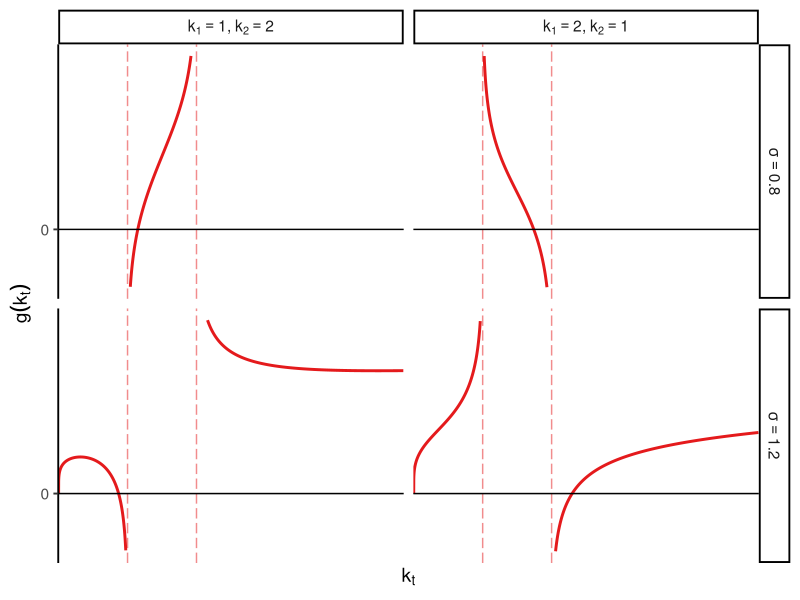

This chart was generated by the following R code: (Note: this script raises an error after producing the figure.)
## ---- chunk 1

# Load packages
packages <- c("dplyr", "ggplot2", "ggrepel", "RColorBrewer", "reshape2", "extrafont", "latex2exp", "gridExtra")
lapply(packages, require, character.only = TRUE)
rm(packages)

# Graphic parameter
scale_graph = 1920/1080
red = brewer.pal(8, "Set1")[1]

## ---- chunk 2

g = function(k, sigma, ks){
  
  k1 = ks[1]
  k2 = ks[2]
  
  G = log((k/k1-1)/((k/k2)^((sigma-1)/sigma)-1))
  return(G)
}

## ---- chunk 3
# Interval vector
inter = seq(0, 10, length.out = 10000)

# 4 cases
sigmas = c(0.8, 1.2)
ks = list(c(1, 2), c(2,1))

# Empty data frame
df = data.frame(matrix(ncol = 5, nrow = 0)) %>% 
  setNames(c("inter", "sigma", "k1", "k2", "value"))

# Loop
for(i in c(1,2)){
  for(j in c(1,2)){
    
    df = cbind(inter, "sigma" = sigmas[i], "k1" = ks[[j]][1], "k2" = ks[[j]][2],
               "value" = g(inter, sigmas[i], ks[[j]])) %>% 
      as.data.frame() %>% 
      rbind(df)
    
  }
}
## ---- chunk 4

df %>%
  mutate(k1 = factor(k1, labels = c(bquote(k[1] > k[2]), bquote(k[1] < k[2])))) %>% 
  
  ggplot(aes(x = inter, y = value)) +
  geom_line(size = 1, color = red) +
  geom_vline(xintercept = 1, linetype = "longdash", color = red, alpha = 0.5) +
  geom_vline(xintercept = 2, linetype = "longdash", color = red, alpha = 0.5) +
  geom_hline(yintercept = 0, linetype = "solid", color = "black") +
  facet_grid(sigma ~ k1 + k2, scales = "fixed",
             labeller = label_bquote(cols = paste(k[1] == .(k1), ", ", k[2] == .(k2)), 
                                     rows = sigma == .(sigma))
             ) +
  theme_classic(base_size = 14) +
  scale_x_continuous(name = bquote(k[t]), breaks = NULL, limits = c(0,5),
                     expand = c(0.001, 0)) +
  scale_y_continuous(name = bquote(g(k[t])), breaks = 0, limits = c(-1.5, 4.5)) +
  ggsave("gfunction_graph.png", width = 7, height = 7)


## ---- chunk 5
# Old version
df = cbind(inter, "sigma" = sigmas[1], "k1" = ks[[1]][1], "k2" = ks[[1]][2],
           "value" = g(inter, sigmas[1], ks[[1]])) %>% 
  as.data.frame() %>% 
  rbind(df)


df = data.frame("inter" = seq(0, 10, length.out = 10000))

# 4 cases
sigmas = c(0.8, 1.2)
ks = list(c(1, 2), c(2,1))

df = df %>% 
  mutate(g1 = g(inter, param$sigma[1], param$k1[1], param$k2[1]),
         g2 = g(inter, param$sigma[2], param$k1[2], param$k2[2]),
         g3 = g(inter, param$sigma[3], param$k1[3], param$k2[3]),
         g4 = g(inter, param$sigma[4], param$k1[4], param$k2[4]),) %>% 
  melt(id.vars = "inter")

## ---- chunk 6

df %>%
  subset(sigma == 0.8 & k1 == 1) %>% 
  
  ggplot(aes(x = inter, y = value)) +
  geom_hline(yintercept = 0) +
  geom_line(color = red) +
  # Dashed lines (specific values)
  geom_vline(xintercept = 1, color = red, linetype = "dashed", alpha = 0.5) +
  geom_vline(xintercept = 2, color = red, linetype = "dashed", alpha = 0.5) +
  # Axis
  scale_x_continuous(name = "", breaks = c(0, 1, 2), labels = c(0, expression(k[1]), expression(k[2])),
                     limits = c(0,3), expand = c(0,0)) + 
  scale_y_continuous(name = "", breaks = 0, labels = 0,
                      limits = c(-1.5,3.5), expand = c(0,0)) +
  # Graphic background
  theme_classic(base_size = 14) +
  theme(axis.line.x = element_blank(),
        axis.ticks.x = element_blank()) +
  # Save
  ggsave("graph_a.png", width = 7, height = 7*2/3)




## ---- chunk 7

df %>%
  subset(sigma == 0.8 & k1 == 2) %>% 
  
  ggplot(aes(x = inter, y = value)) +
  geom_line(color = red) +
  geom_hline(yintercept = 0) +
  # Dashed lines (specific values)
  geom_vline(xintercept = 1, color = red, linetype = "longdash", alpha = 0.5) +
  geom_vline(xintercept = 2, color = red, linetype = "longdash", alpha = 0.5) +
  # Axis
  scale_x_continuous(name = "", breaks = c(0, 1, 2), labels = c(0, expression(k[2]), expression(k[1])),
                     limits = c(0,3), expand = c(0,0)) + 
  scale_y_continuous(name = "", breaks = 0, labels = 0,
                      limits = c(-1.5,3.5), expand = c(0,0)) +
  # Graphic background
  theme_classic(base_size = 14) +
  theme(axis.line.x = element_blank(),
        axis.ticks.x = element_blank()) +
  # Save
  ggsave("graph_b.png", width = 7, height = 7*2/3)

## ---- chunk 8

df %>%
  subset(sigma == 1.2 & k1 == 1) %>% 
  
  ggplot(aes(x = inter, y = value)) +
  geom_line(color = red) +
  geom_hline(yintercept = 0) +
  # Dashed lines (specific values)
  geom_vline(xintercept = 1, color = red, linetype = "longdash", alpha = 0.5) +
  geom_vline(xintercept = 2, color = red, linetype = "longdash", alpha = 0.5) +
  # Axis
  scale_x_continuous(name = "", breaks = c(0, 1, 2), labels = c(0, expression(k[1]), expression(k[2])),
                     limits = c(0,7), expand = c(0,0)) + 
  scale_y_continuous(name = "", breaks = 0, labels = 0,
                      limits = c(-2,5), expand = c(0,0)) +
  # Graphic background
  coord_cartesian() + 
  theme_classic(base_size = 14) +
  theme(axis.line.x = element_blank(),
        axis.ticks.x = element_blank()) +
  # Save
  ggsave("graph_c.png", width = 7, height = 7*2/3)

## ---- chunk 9

df %>%
  subset(sigma == 1.2 & k1 == 2) %>% 
  
  ggplot(aes(x = inter, y = value)) +
  geom_line(color = red) +
  geom_hline(yintercept = 0) +
  # Dashed lines (specific values)
  geom_vline(xintercept = 1, color = red, linetype = "longdash", alpha = 0.5) +
  geom_vline(xintercept = 2, color = red, linetype = "longdash", alpha = 0.5) +
  # Axis
  scale_x_continuous(name = "", breaks = c(0, 1, 2), labels = c(0, expression(k[2]), expression(k[1])),
                     limits = c(0,7), expand = c(0,0)) + 
  scale_y_continuous(name = "", breaks = 0, labels = 0,
                      limits = c(-2,5), expand = c(0,0)) +
  # Graphic background
  coord_cartesian() + 
  theme_classic(base_size = 14) +
  theme(axis.line.x = element_blank(),
        axis.ticks.x = element_blank()) +
  # Save
  ggsave("graph_d.png", width = 7, height = 7*2/3)

## ---- chunk 10


## ---- chunk 11

h = function(k, sigma, phi, gamma){
  H = (sigma + (1-phi)/phi * (1-gamma*(1-sigma))/gamma * k^((1-sigma)/sigma))^(-1)
  return(H)
}

## ---- chunk 12
# Interval vector
inter = seq(0.001, 100, by = 0.001)

# 3 cases
sigmas = c(0.25, 0.8, 1.2)
phi = 0.3
gamma = 0.5

# Empty data frame
df = data.frame(matrix(ncol = 3, nrow = 0)) %>% 
  setNames(c("inter", "sigma", "value"))

# Loop
for(i in c(1:3)){
    
    df = cbind(inter, "sigma" = sigmas[i], "value" = h(inter, sigmas[i], phi, gamma)) %>% 
      as.data.frame() %>% 
      rbind(df)
    
}
## ---- chunk 13

df %>%
  ggplot(aes(x = inter, y = value)) +
  geom_line(size = 1, color = red) +
  facet_grid(. ~ sigma, scales = "free")

## ---- chunk 14

sigma_1 = 0.25
h1 = df %>% 
  subset(sigma == 0.25) %>% 
  
  ggplot(aes(x = inter, y = value)) +
  geom_line(color = red) +
  geom_hline(yintercept = 1/sigma_1, linetype = "dashed", color = red, alpha = 0.5) +
  
  scale_x_continuous(name = "",
                     breaks = 0, labels = 0,
                     limits = c(0, 1.5), expand = c(0,0)) +
  scale_y_continuous(name = "",
                     breaks = c(0, 1/sigma_1), labels = c(0, expression(frac(1,sigma))),
                     limits = c(0, 1/sigma_1*1.05), expand = c(0,0)) +
  theme_classic(base_size = 14) +
  #ggtitle(bquote("1)"~sigma == .(sigma_1)))
  ggsave("h1.png", width = 5, height = 5)

## ---- chunk 15

sigma_2 = 0.8

h2 = df %>% 
  subset(sigma == sigma_2) %>% 
  
  ggplot(aes(x = inter, y = value)) +
  geom_line(color = red) +
  geom_hline(yintercept = 1/sigma_2, linetype = "dashed", color = red, alpha = 0.5) +
  
  scale_x_continuous(name = "",
                     breaks = 0, labels = 0,
                     limits = c(0, 1.5), expand = c(0,0)) +
  scale_y_continuous(name = "",
                     breaks = c(0, 1/sigma_2), labels = c(0, expression(frac(1,sigma))),
                     limits = c(0, 1/sigma_2*1.05), expand = c(0,0)) +
  theme_classic(base_size = 14) +
  # ggtitle(bquote("2)"~sigma == .(sigma_2)))
  ggsave("h2.png", width = 5, height = 5)


## ---- chunk 16

sigma_3 = 1.2

h3 = df %>% 
  subset(sigma == sigma_3) %>% 
  
  ggplot(aes(x = inter, y = value)) +
  geom_line(color = red) +
  geom_hline(yintercept = 1/sigma_3, linetype = "dashed", color = red, alpha = 0.5) +
  
  scale_x_continuous(name = "",
                     breaks = 0, labels = 0,
                     limits = c(0, 1.5), expand = c(0,0)) +
  scale_y_continuous(name = "",
                     breaks = c(0, 1/sigma_3), labels = c(0, expression(1/sigma)),
                     limits = c(0, 1/sigma_3*1.05), expand = c(0,0)) +
  theme_classic(base_size = 14) +
  # ggtitle(bquote("3)"~sigma == .(sigma_3))) +
  ggsave("h3.png", width = 5, height = 5)


## ---- chunk 17

plot_grid(h1, h2, h3, nrow = 1) +
  ggsave("test.png", width = 5*scale_graph, height = 5*scale_graph*1/2)

## ---- chunk 18
# Ranges
sigma_range = c(1.1, 1.2, 1.3, 1.5, 1.7)
k1 = 1
k2_range = c(1.01, 1.5, 2)

# Interval
inter = seq(0.001, 30, 0.001)

# Empty data frame
result = data.frame(matrix(ncol = 4, nrow = 0)) %>% 
  setNames(c("inter", "sigma", "k2", "value"))

# Loop to compute g function
for(k2 in k2_range){
  for(sigma in sigma_range){
   
   g = function(k, sigma, k1, k2){
      G = log((k/k1-1)/((k/k2)^((sigma-1)/sigma)-1))
      return(G)
   }
   
   result = cbind(inter, sigma, k2, "value" = g(inter, sigma, k1, k2)) %>% 
     rbind(result)
   
  }
}

result = as.data.frame(result)

# Compute bound and violation logic
result = result %>% 
  subset(inter > k2) %>% 
   mutate(bound = 1/as.numeric(as.character(sigma)),
          violation = ifelse(bound > value, TRUE, FALSE),
          sigma = as.factor(sigma),
          k2 = as.factor(k2))

# Check if g and h intersect
sum(result$violation, na.rm = TRUE) # If =  0, then do not intersect after k2
## ---- chunk 19
# Show minimum k on (k2, +infinity)
min_val = result %>%  
  group_by(sigma, k2) %>% 
  summarise(min(value), min(bound)) %>% 
  setNames(c("sigma", "k2", "min_k", "min_x"))
min_val
## ---- chunk 20
x_bound = min_val %>% pull("min_x")

result %>%  
  
  ggplot(aes(x = inter, y = value)) +
  geom_line(aes(color = sigma)) +
  geom_hline(data = min_val, aes(yintercept = x_bound, color = sigma), linetype = "dashed") +
  facet_wrap(k2 ~ ., labeller = label_bquote(alpha == .(as.numeric(as.character(k2))))) +
  scale_x_continuous(breaks = 0, limits = c(0, 10), expand = c(0,0)) +
  scale_y_continuous(breaks = c(0,1), limits = c(0, 5), expand = c(0,0)) +
  scale_color_manual(name = bquote(sigma), values = brewer.pal(8, "Set1")) +
  theme_classic(base_size = 14) +
  theme(legend.position = "right") +
  labs(x = bquote(tilde(k)[t]), y = "") +
  ggsave("sigma_k2.png", width = scale_graph*5, height = scale_graph*5/3)

